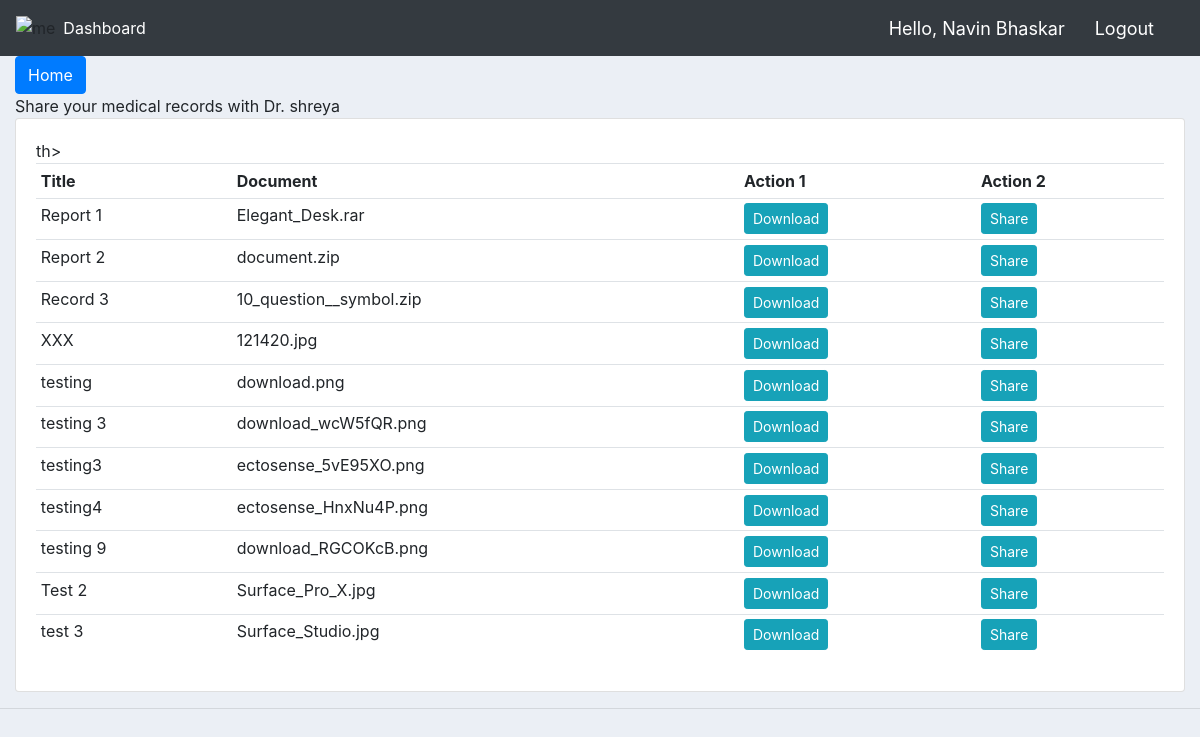
Before: /show_record_list/1/ (signed in) with the older database file.
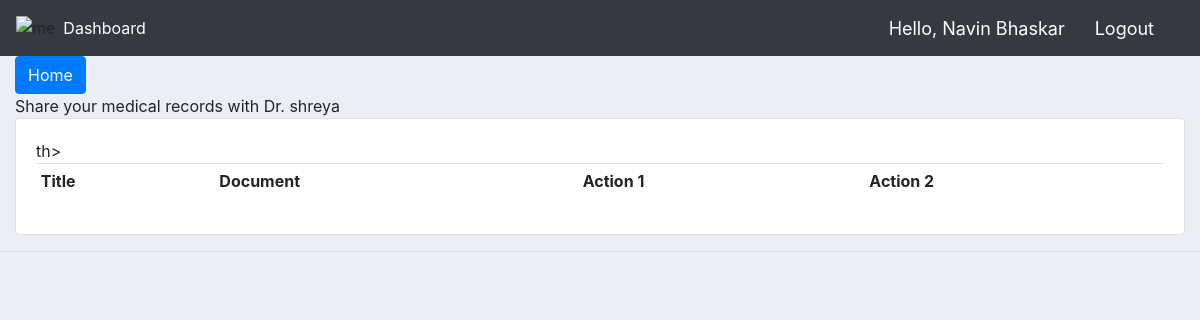
After: the same page with the newer database file.
### customers/models.py (models this page shows, shortened)
class Medical_Records(models.Model):
    title = models.CharField(max_length=200, null=True)
    document = models.FileField(default="document.zip", null=True, blank=True)
    patient = models.ForeignKey(Patient, null=True, on_delete= models.SET_NULL)
    date_created = models.DateTimeField(auto_now_add=True, null=True)
    shared_with = models.ManyToManyField(Doctor,  blank=True)

### customers/decorators.py (the view)
		def wrapper_func(request, *args, **kwargs):
			group = None
			if request.user.groups.exists():
				group = request.user.groups.all()[0].name
			if group in allowed_roles:
				return view_func(request, *args, **kwargs)
			else:
				return HttpResponse('You are not authorized to view this page')

### customers/views.py (called while the page is built)
@login_required(login_url='login')
@allowed_users(allowed_roles=['patient'])
def show_record_list(request, doc_id):
    my_records = request.user.patient.medical_records_set.all()
    doc = Doctor.objects.get(id=doc_id)
    context = {'records': my_records, 'doc': doc, "greeting": request.user.patient.name }
    return render(request, 'customers/share_records.html', context)

### customers/templates/customers/share_records.html
{%  extends 'customers/main.html' %}
{% block content %}
<a class="btn btn-primary" href="{% url 'home' %}" role="button">Home</a>
<div class="text-nowrap" style="width: 8rem;">
  Share your medical records with Dr. {{doc.name}}
</div>
<div class="row">
	<div class="col-md">
		<div class="card card-body">
			<table class="table table-sm">
				<tr>
					<th>Title</th>
					<th>Document</th>
					<th>Action 1</th>th>
					<th>Action 2</th>
				</tr>
        {% for record in records %}
        <tr>
          <td>{{record.title}}</td>
          <td>{{record.document}}</td>
          <td><a href="{% url 'download' record.id %}" class="btn btn-sm btn-info">Download</a>
          <td><a class="btn btn-sm btn-info" href="{% url 'share_record' doc.id record.id %}">Share</a></td>
        </tr>
        {% endfor %}
			</table>
		</div>
	</div>
</div>
{% endblock content %}

Changed rows visible on the page:
removed Medical_Records: title "Report 1", document "Elegant_Desk.rar"
removed Medical_Records: title "Report 2", document "document.zip"
removed Medical_Records: title "Record 3", document "10_question__symbol.zip"
removed Medical_Records: title "XXX", document "121420.jpg"
removed Medical_Records: title "testing", document "download.png"
removed Medical_Records: title "testing 3", document "download_wcW5fQR.png"
removed Medical_Records: title "testing3", document "ectosense_5vE95XO.png"
removed Medical_Records: title "testing4", document "ectosense_HnxNu4P.png"
removed Medical_Records: title "testing 9", document "download_RGCOKcB.png"
removed Medical_Records: title "Test 2", document "Surface_Pro_X.jpg"
removed Medical_Records: title "test 3", document "Surface_Studio.jpg"
